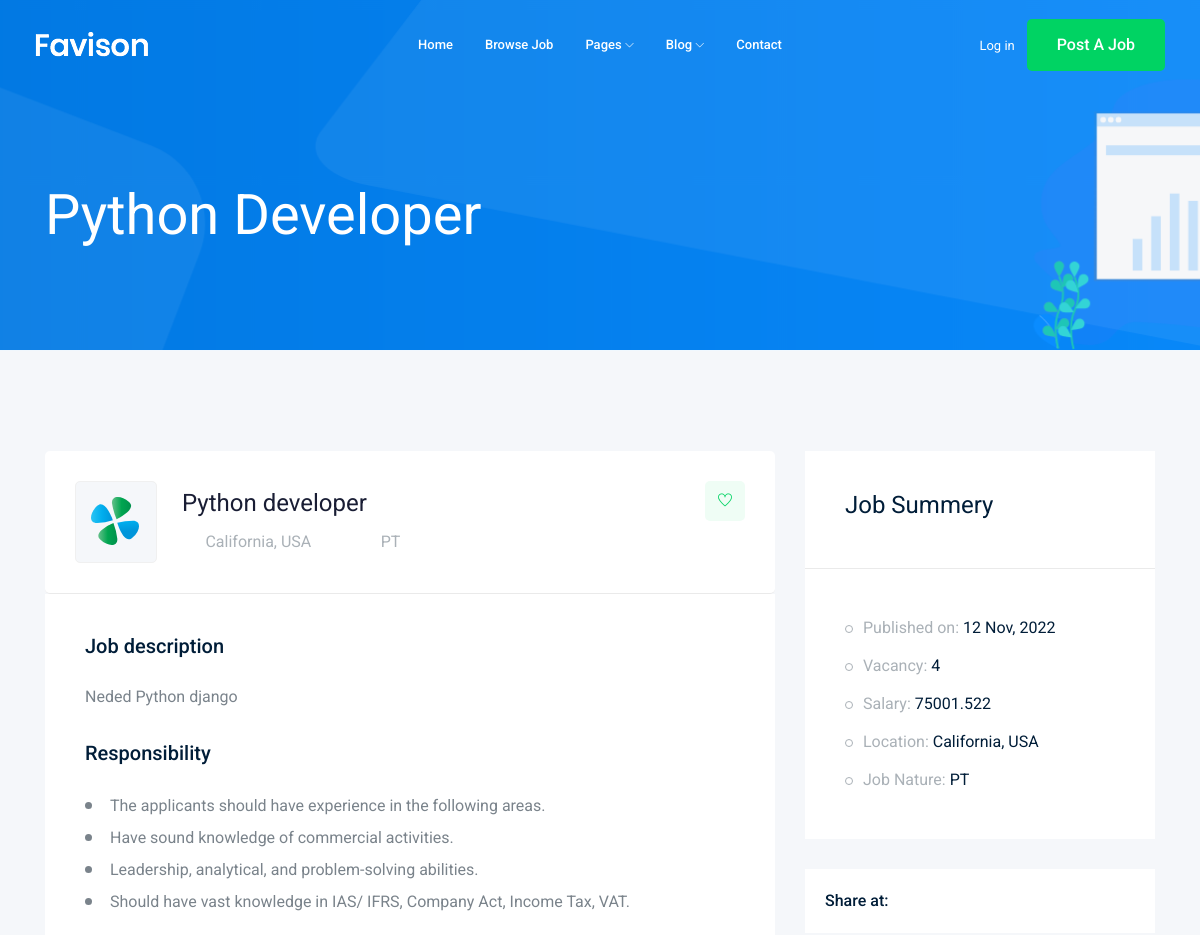
The app's page /jobs/2 (upper part), older data.
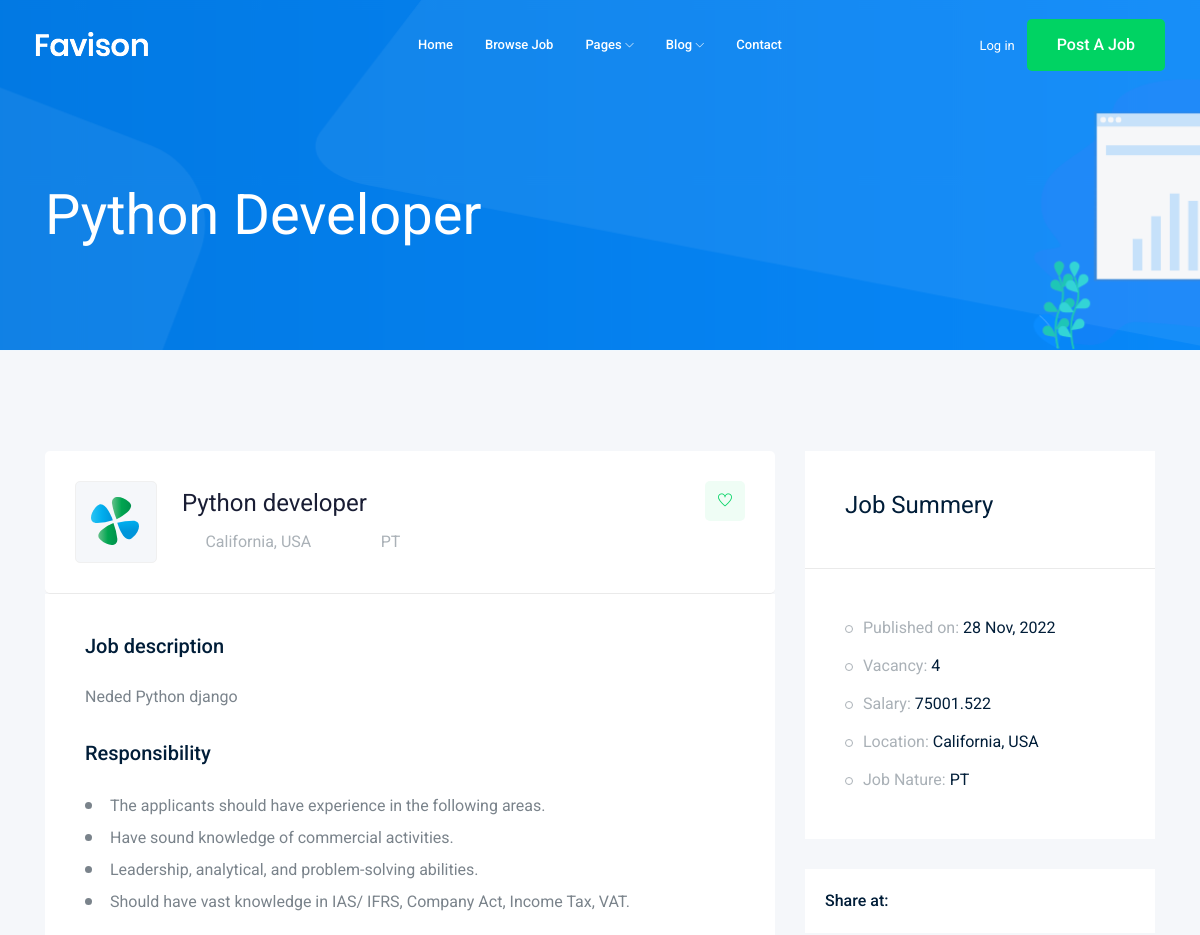
The same page, newer data.
### job/models.py (models this page shows, shortened)
class Jobs(models.Model):
    fulltime = 'FT'
    parttime = 'PT'
    job_type_choices = [
        (fulltime,'Fulltime'),
        (parttime,'Parttime'),
    ]
    title = models.CharField(max_length=100)
    job_category = models.ForeignKey(Category, on_delete=models.CASCADE)
    job_type = models.CharField(max_length=2,choices=job_type_choices,default=fulltime)
    description = models.TextField(max_length=500)
    pulished_at = models.DateTimeField(auto_now=True)
    vecancy = models.IntegerField(default = 1)
    salary = models.DecimalField(decimal_places=3,max_digits=8,default=1.1)
    experience = models.IntegerField(default=1)
    image = models.ImageField(upload_to='media/jobs')
    slug = models.SlugField(blank=True, null=True)

### job/views.py (the view)
# urls.py: path('<int:id>',views.job_detalis,name='jobdetails')
def job_detalis(request,id):
    job = Jobs.objects.get(id = id)
    if request.method == 'POST':
        form = Applyform(request.POST, request.FILES)
        print('before valid')
        if form.is_valid():
            print('valid')
            myform = form.save(commit=False)
            myform.job = job
            myform.save()
    else:
        form = Applyform()
    context={
        'job': job,
        'form': form,
    }
    return render(request,'job_details.html',context)

### job/templates/job_details.html (shortened to what the changed rows need)
{% extends 'base.html' %}
{% load bootstrap4 %}
{% block body%}
    <div class="bradcam_area bradcam_bg_1">
        <div class="container">
            <div class="row">
                <div class="col-xl-12">
                    <div class="bradcam_text">
                        <h3>{{job.title}}</h3>
                    </div>
                </div>
            </div>
        </div>
    </div>
    <div class="job_details_area">
        <div class="container">
            <div class="row">
                <div class="col-lg-8">
                    <div class="job_details_header">
                        <div class="single_jobs white-bg d-flex justify-content-between">
                            <div class="jobs_left d-flex align-items-center">
                                <div class="jobs_conetent">
                                    <a href="#"><h4>{{job.title}}</h4></a>
                                    <div class="links_locat d-flex align-items-center">
                                        <div class="location">
                                            <p> <i class="fa fa-clock-o"></i>{{job.job_type}}</p>
                                        </div>
                                    </div>
                                </div>
                            </div>
                        </div>
                    </div>
                    <div class="descript_wrap white-bg">
                        <div class="single_wrap">
                            <h4>Job description</h4>
                            <p>{{job.description}}</p>
                        </div>
                    </div>
                </div>
                <div class="col-lg-4">
                    <div class="job_sumary">
                        <div class="job_content">
                            <ul>
                                <li>Published on: <span>{{job.pulished_at|date:"d M, Y"}}</span></li>
                                <li>Vacancy: <span>{{job.vecancy}}</span></li>
                                <li>Salary: <span>{{job.salary}}</span></li>
                                <li>Job Nature: <span>{{job.job_type}}</span></li>
                            </ul>
                        </div>
                    </div>
                </div>
            </div>
        </div>
    </div>
{% endblock body %}

Row changes from the older to the newer data that the page shows:
changed Jobs "Python Developer": pulished_at "12 Nov, 2022" → "28 Nov, 2022"
